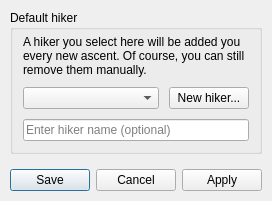
<?xml version="1.0" encoding="UTF-8"?>
<ui version="4.0">
 <class>ProjectSettingsWindow</class>
 <widget class="QDialog" name="ProjectSettingsWindow">
  <property name="geometry">
   <rect>
    <x>0</x>
    <y>0</y>
    <width>400</width>
    <height>300</height>
   </rect>
  </property>
  <property name="sizePolicy">
   <sizepolicy hsizetype="Fixed" vsizetype="Fixed">
    <horstretch>0</horstretch>
    <verstretch>0</verstretch>
   </sizepolicy>
  </property>
  <property name="minimumSize">
   <size>
    <width>400</width>
    <height>450</height>
   </size>
  </property>
  <property name="windowTitle">
   <string>Project settings</string>
  </property>
  <layout class="QVBoxLayout" name="verticalLayout">
   <property name="spacing">
    <number>15</number>
   </property>
   <property name="sizeConstraint">
    <enum>QLayout::SetFixedSize</enum>
   </property>
   <property name="leftMargin">
    <number>10</number>
   </property>
   <property name="topMargin">
    <number>10</number>
   </property>
   <property name="rightMargin">
    <number>10</number>
   </property>
   <property name="bottomMargin">
    <number>10</number>
   </property>
   <item>
    <widget class="QGroupBox" name="defaultHikerBox">
     <property name="title">
      <string>Default hiker</string>
     </property>
     <layout class="QVBoxLayout" name="defaultHikerAlternativeLayout">
      <property name="spacing">
       <number>10</number>
      </property>
      <property name="leftMargin">
       <number>10</number>
      </property>
      <property name="topMargin">
       <number>5</number>
      </property>
      <property name="rightMargin">
       <number>10</number>
      </property>
      <property name="bottomMargin">
       <number>10</number>
      </property>
      <item>
       <widget class="QLabel" name="defaultHikerExplanationLabel">
        <property name="text">
         <string>&lt;html&gt;&lt;head/&gt;&lt;body&gt;&lt;p&gt;A hiker you select here will be added you every new ascent. Of course, you can still remove them manually.&lt;/p&gt;&lt;/body&gt;&lt;/html&gt;</string>
        </property>
        <property name="wordWrap">
         <bool>true</bool>
        </property>
       </widget>
      </item>
      <item>
       <layout class="QHBoxLayout" name="defaultHikerSelectLayout">
        <item>
         <widget class="QComboBox" name="defaultHikerCombo">
          <property name="sizePolicy">
           <sizepolicy hsizetype="MinimumExpanding" vsizetype="Fixed">
            <horstretch>0</horstretch>
            <verstretch>0</verstretch>
           </sizepolicy>
          </property>
         </widget>
        </item>
        <item>
         <widget class="QPushButton" name="newHikerButton">
          <property name="text">
           <string>New hiker...</string>
          </property>
         </widget>
        </item>
       </layout>
      </item>
      <item>
       <widget class="QLineEdit" name="newDefaultHikerLineEdit">
        <property name="placeholderText">
         <string>Enter hiker name (optional)</string>
        </property>
       </widget>
      </item>
     </layout>
    </widget>
   </item>
   <item>
    <spacer name="bottomSpacer">
     <property name="orientation">
      <enum>Qt::Vertical</enum>
     </property>
     <property name="sizeHint" stdset="0">
      <size>
       <width>0</width>
       <height>0</height>
      </size>
     </property>
    </spacer>
   </item>
   <item>
    <widget class="QDialogButtonBox" name="bottomButtonBox">
     <property name="orientation">
      <enum>Qt::Horizontal</enum>
     </property>
     <property name="standardButtons">
      <set>QDialogButtonBox::Apply|QDialogButtonBox::Cancel|QDialogButtonBox::Save</set>
     </property>
     <property name="centerButtons">
      <bool>false</bool>
     </property>
    </widget>
   </item>
  </layout>
 </widget>
 <resources/>
</ui>
